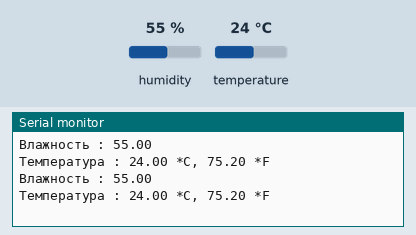
Recording of a sketch running on a simulated Arduino Uno, built with avr-gcc and run on an emulated ATmega328P. On the bench: the last lines printed to the serial monitor. The test bench sets the inputs (shaded band); at power-on: humidity 55 %, temperature 24 °C.

Above: at 4.8 s.
4.9 s: humidity set to 22 %
At 7.5 s:
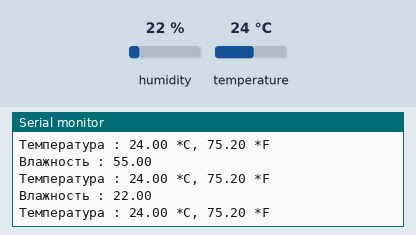
7.9 s: temperature set to 12 °C
At 9.0 s:
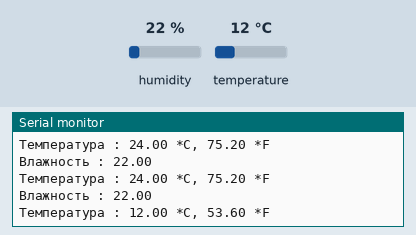
10.9 s: humidity set to 40 %
At 13.2 s:
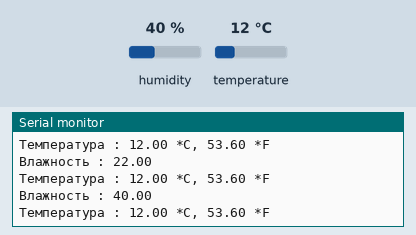
Timing chart, 0 to 14.7 s (numbered marks = the images above; inputs shaded):
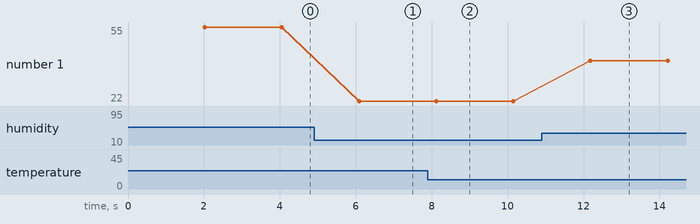

The sketch:

dachik_air_humidity.ino
```cpp
#include <DHT.h>
#define DHTPIN 2
DHT dht(DHTPIN, DHT11);
void setup()
{
  Serial.begin(9600);
  dht.begin();
}
void loop()
{
  delay(2000);
  float h = dht.readHumidity();
  float t = dht.readTemperature();
  float f = dht.readTemperature(true);

  Serial.print("Влажность : ");
  Serial.println(h);

  Serial.print("Температура : ");
  Serial.print(t);
  Serial.print(" *C, ");
  Serial.print(f);
  Serial.println(" *F");
}
```

Measured:
- after the input at 4.9 s, the serial monitor: prints a new line after 1.2 s (image 1)
- after the input at 7.9 s, the serial monitor: prints a new line after 0.25 s (image 2)
- after the input at 10.9 s, the serial monitor: prints a new line after 1.3 s (image 3)
- plotted number 1: 55 → 22 after the input at 4.9 s, 22 → 40 after the input at 10.9 s
